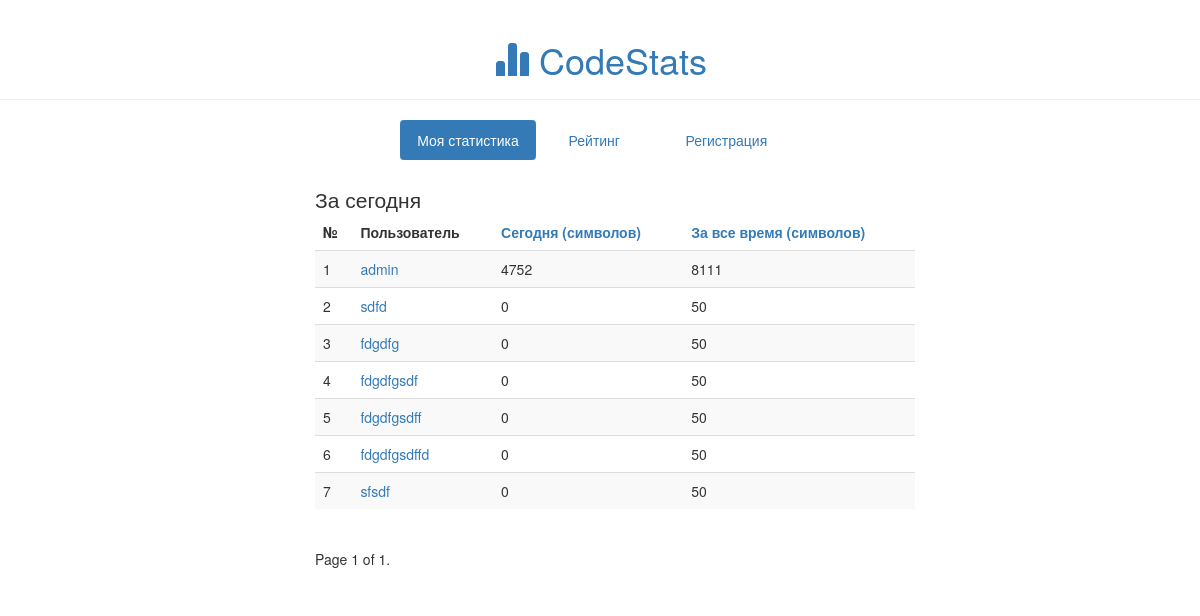
/top/day, run on an earlier commit of the app's database.
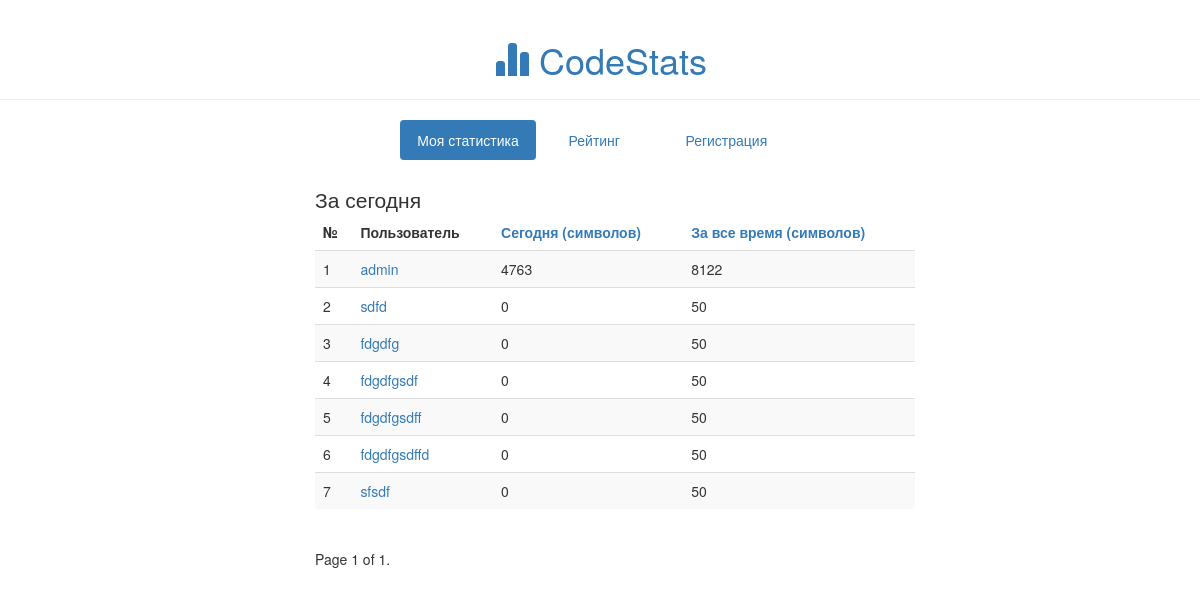
And on a later commit of the database.
### index/models.py (models this page shows, shortened)
class Counter(models.Model):
    user = models.ForeignKey(User, on_delete=models.CASCADE)
    counter_for_all_time = models.IntegerField(default=0)
    counter_for_day = models.IntegerField(default=0)

### index/views.py (the view)
# urls.py: url(r'^top/day$', views.topday, name='topday'),
def topday(request):
    result = Counter.objects.all().order_by('-counter_for_day')
    paginator = Paginator(result, 10)
    page = request.GET.get('page')
    try:
        result = paginator.page(page)
    except PageNotAnInteger:
        result = paginator.page(1)
    except EmptyPage:
        result = paginator.page(paginator.num_pages)
    context = {'result': result}
    return render(request, 'index/topday.html', context)

### index/templates/index/topday.html (shortened to what this page needs)
{% extends 'index/base.html' %}
{% block content %}
{% if result %}
<div class="rating">
<p class="lead">За сегодня</p>
<table class="table table-striped">
<thead>
<tr>
<td>
<strong>№</strong>
</td>
<td>
<strong>Пользователь</strong>
</td>
<td>
<a href="/top/day"><strong>Сегодня (символов)</strong></a>
</td>
<td>
<a href="/top/all"><strong>За все время (символов)</strong></a>
</td>
</tr>
</thead>
<tbody>
{% for counter in result %}
<tr>
<td>
{{ forloop.counter }}
</td>
<td>
<a href="/index/{{ counter.user.username }}">{{ counter.user.username }}</a>
</td>
<td>
{{ counter.counter_for_day }}
</td>
<td>
{{ counter.counter_for_all_time }}
</td>
</tr>
{% endfor %}
</tbody>
</table>
<div class="pagination">
    <span class="step-links">
        <span class="current">
            Page {{ result.number }} of {{ result.paginator.num_pages }}.
        </span>
    </span>
</div>
</div>
{% else %}
<p>404 - page not found.</p>
{% endif %}
{% endblock content %}

What changed in the data, as far as the page shows it:
changed Counter "admin": counter_for_day "4752" → "4763"; counter_for_all_time "8111" → "8122"
